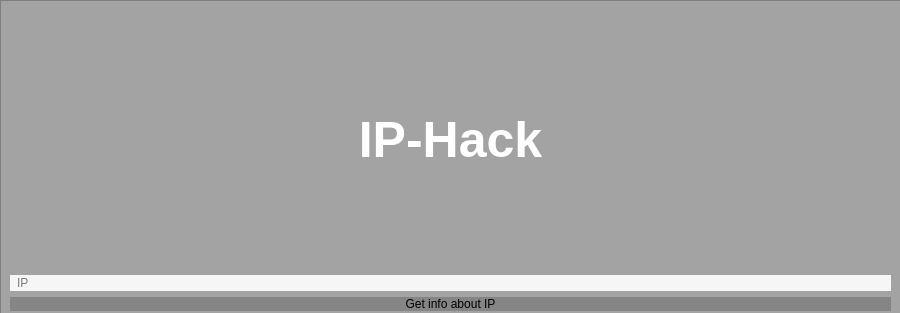
<?xml version="1.0" encoding="UTF-8"?>
<ui version="4.0">
 <class>MainWindow</class>
 <widget class="QMainWindow" name="MainWindow">
  <property name="geometry">
   <rect>
    <x>0</x>
    <y>0</y>
    <width>900</width>
    <height>313</height>
   </rect>
  </property>
  <property name="windowTitle">
   <string>IP-Hack</string>
  </property>
  <widget class="QWidget" name="centralwidget">
   <widget class="QFrame" name="frame">
    <property name="geometry">
     <rect>
      <x>0</x>
      <y>0</y>
      <width>901</width>
      <height>321</height>
     </rect>
    </property>
    <property name="styleSheet">
     <string notr="true">background-color: rgb(163, 163, 163);
color: black;</string>
    </property>
    <property name="frameShape">
     <enum>QFrame::StyledPanel</enum>
    </property>
    <property name="frameShadow">
     <enum>QFrame::Raised</enum>
    </property>
    <layout class="QGridLayout" name="gridLayout">
     <item row="0" column="0">
      <widget class="QLabel" name="label">
       <property name="styleSheet">
        <string notr="true">color: white;
font-size: 50px;
font-weight: 800;</string>
       </property>
       <property name="text">
        <string>IP-Hack</string>
       </property>
       <property name="alignment">
        <set>Qt::AlignCenter</set>
       </property>
      </widget>
     </item>
     <item row="1" column="0">
      <widget class="QLineEdit" name="ip">
       <property name="styleSheet">
        <string notr="true">background-color: rgb(246, 246, 246);
border-radius: 20px;
padding-left: 5px;</string>
       </property>
       <property name="placeholderText">
        <string>IP</string>
       </property>
      </widget>
     </item>
     <item row="2" column="0">
      <widget class="QPushButton" name="get_info">
       <property name="cursor">
        <cursorShape>PointingHandCursor</cursorShape>
       </property>
       <property name="styleSheet">
        <string notr="true">QPushButton {
	background-color: rgb(133, 133, 133);
	border-radius: 20px;
}

QPushButton::hover {
background-color: rgb(138, 138, 138);
}</string>
       </property>
       <property name="text">
        <string>Get info about IP</string>
       </property>
      </widget>
     </item>
    </layout>
   </widget>
  </widget>
 </widget>
 <resources/>
 <connections/>
</ui>
